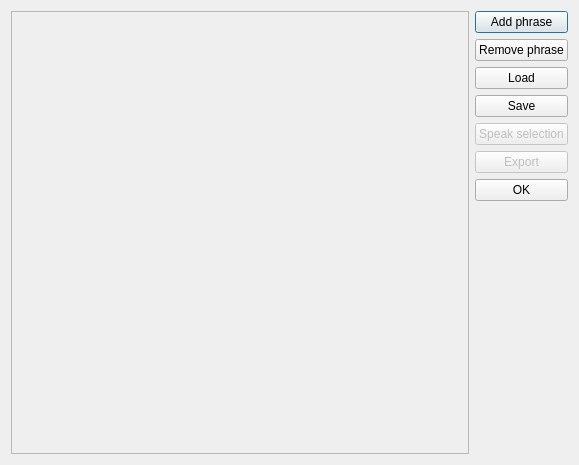
<?xml version="1.0" encoding="UTF-8"?>
<ui version="4.0">
 <class>DialogueWindow</class>
 <widget class="QDialog" name="DialogueWindow">
  <property name="geometry">
   <rect>
    <x>0</x>
    <y>0</y>
    <width>579</width>
    <height>465</height>
   </rect>
  </property>
  <property name="windowTitle">
   <string>Dialogue</string>
  </property>
  <layout class="QGridLayout" name="gridLayout">
   <item row="0" column="0">
    <widget class="QScrollArea" name="scrollArea">
     <property name="widgetResizable">
      <bool>true</bool>
     </property>
     <widget class="QWidget" name="scrollAreaWidgetContents">
      <property name="geometry">
       <rect>
        <x>0</x>
        <y>0</y>
        <width>448</width>
        <height>445</height>
       </rect>
      </property>
      <layout class="QGridLayout" name="gridLayout_2">
       <item row="0" column="0">
        <layout class="QVBoxLayout" name="VLayout">
         <item>
          <spacer name="verticalSpacer_2">
           <property name="orientation">
            <enum>Qt::Vertical</enum>
           </property>
           <property name="sizeHint" stdset="0">
            <size>
             <width>20</width>
             <height>40</height>
            </size>
           </property>
          </spacer>
         </item>
        </layout>
       </item>
      </layout>
     </widget>
    </widget>
   </item>
   <item row="0" column="1">
    <layout class="QVBoxLayout" name="buttonsVLayout">
     <item>
      <widget class="QPushButton" name="addButton">
       <property name="text">
        <string>Add phrase</string>
       </property>
      </widget>
     </item>
     <item>
      <widget class="QPushButton" name="removeButton">
       <property name="text">
        <string>Remove phrase</string>
       </property>
      </widget>
     </item>
     <item>
      <widget class="QPushButton" name="loadButton">
       <property name="text">
        <string>Load</string>
       </property>
      </widget>
     </item>
     <item>
      <widget class="QPushButton" name="saveButton">
       <property name="text">
        <string>Save</string>
       </property>
      </widget>
     </item>
     <item>
      <widget class="QPushButton" name="speakButton">
       <property name="enabled">
        <bool>false</bool>
       </property>
       <property name="text">
        <string>Speak selection</string>
       </property>
      </widget>
     </item>
     <item>
      <widget class="QPushButton" name="exportButton">
       <property name="enabled">
        <bool>false</bool>
       </property>
       <property name="text">
        <string>Export</string>
       </property>
      </widget>
     </item>
     <item>
      <widget class="QPushButton" name="okButton">
       <property name="text">
        <string>OK</string>
       </property>
      </widget>
     </item>
     <item>
      <spacer name="verticalSpacer">
       <property name="orientation">
        <enum>Qt::Vertical</enum>
       </property>
       <property name="sizeHint" stdset="0">
        <size>
         <width>20</width>
         <height>40</height>
        </size>
       </property>
      </spacer>
     </item>
    </layout>
   </item>
  </layout>
 </widget>
 <tabstops>
  <tabstop>scrollArea</tabstop>
  <tabstop>addButton</tabstop>
  <tabstop>removeButton</tabstop>
  <tabstop>loadButton</tabstop>
  <tabstop>saveButton</tabstop>
  <tabstop>speakButton</tabstop>
  <tabstop>exportButton</tabstop>
  <tabstop>okButton</tabstop>
 </tabstops>
 <resources/>
 <connections/>
</ui>
